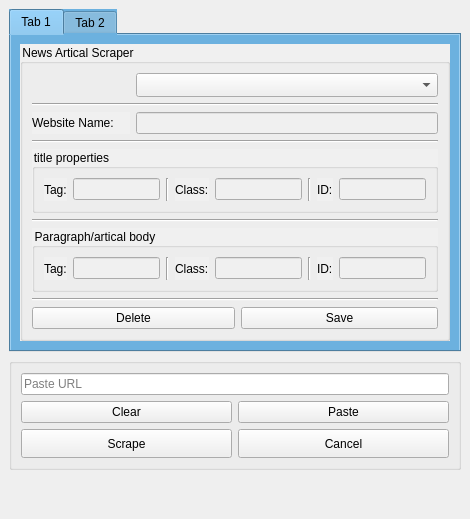
  <widget class="QDockWidget" name="dockWidget_2">
   <property name="maximumSize">
    <size>
     <width>470</width>
     <height>524287</height>
    </size>
   </property>
   <property name="windowTitle">
    <string>Web Scraper by Nms co.</string>
   </property>
   <attribute name="dockWidgetArea">
    <number>2</number>
   </attribute>
   <widget class="QWidget" name="dockWidgetContents_2">
    <property name="maximumSize">
     <size>
      <width>470</width>
      <height>16777215</height>
     </size>
    </property>
    <layout class="QGridLayout" name="gridLayout_8">
     <item row="0" column="0">
      <widget class="QTabWidget" name="tabWidget">
       <property name="styleSheet">
        <string notr="true">background-color: rgb(108, 177, 223);
</string>
       </property>
       <property name="currentIndex">
        <number>0</number>
       </property>
       <widget class="QWidget" name="NewsArticalScraper">
        <attribute name="title">
         <string>Tab 1</string>
        </attribute>
        <layout class="QGridLayout" name="gridLayout_4">
         <item row="0" column="0">
          <widget class="QGroupBox" name="groupBox_7">
           <property name="styleSheet">
            <string notr="true">background-color: rgb(240, 240, 240);
font: 11pt &quot;MS Shell Dlg 2&quot;;</string>
           </property>
           <property name="title">
            <string>News Artical Scraper</string>
           </property>
           <layout class="QGridLayout" name="gridLayout_5">
            <item row="8" column="2" colspan="2">
             <widget class="QPushButton" name="SaveButton">
              <property name="text">
               <string>Save</string>
              </property>
             </widget>
            </item>
            <item row="2" column="0">
             <widget class="QLabel" name="label_2">
              <property name="text">
               <string>Website Name:</string>
              </property>
             </widget>
            </item>
            <item row="0" column="1" colspan="3">
             <widget class="QComboBox" name="ProfileComboBox">
              <property name="minimumSize">
               <size>
                <width>0</width>
                <height>24</height>
               </size>
              </property>
              <property name="styleSheet">
               <string notr="true">font: 12pt &quot;MS Shell Dlg 2&quot;;</string>
              </property>
             </widget>
            </item>
            <item row="2" column="1" colspan="3">
             <widget class="QLineEdit" name="WebURLlineEdit"/>
            </item>
            <item row="6" column="0" colspan="4">
             <widget class="QGroupBox" name="groupBox_11">
              <property name="title">
               <string>Paragraph/artical body</string>
              </property>
              <layout class="QHBoxLayout" name="horizontalLayout_7">
               <item>
                <widget class="QLabel" name="label_4">
                 <property name="text">
                  <string>Tag:</string>
                 </property>
                </widget>
               </item>
               <item>
                <widget class="QLineEdit" name="ParagraphTaglineEdit"/>
               </item>
               <item>
                <widget class="Line" name="line_7">
                 <property name="orientation">
                  <enum>Qt::Vertical</enum>
                 </property>
                </widget>
               </item>
               <item>
                <widget class="QLabel" name="label_6">
                 <property name="text">
                  <string>Class:</string>
                 </property>
                </widget>
               </item>
               <item>
                <widget class="QLineEdit" name="paragraph_class_lineEdit"/>
               </item>
               <item>
                <widget class="Line" name="line_8">
                 <property name="orientation">
                  <enum>Qt::Vertical</enum>
                 </property>
                </widget>
               </item>
               <item>
                <widget class="QLabel" name="label_8">
                 <property name="text">
                  <string>ID:</string>
                 </property>
                </widget>
               </item>
               <item>
                <widget class="QLineEdit" name="PIDlineEdit"/>
               </item>
              </layout>
             </widget>
            </item>
            <item row="7" column="0" colspan="4">
             <widget class="Line" name="line_4">
              <property name="orientation">
               <enum>Qt::Horizontal</enum>
              </property>
             </widget>
            </item>
            <item row="3" column="0" colspan="4">
             <widget class="Line" name="line_2">
              <property name="orientation">
               <enum>Qt::Horizontal</enum>
              </property>
             </widget>
            </item>
            <item row="4" column="0" colspan="4">
             <widget class="QGroupBox" name="groupBox_18">
              <property name="minimumSize">
               <size>
                <width>0</width>
                <height>58</height>
               </size>
              </property>
              <property name="title">
               <string>title properties</string>
              </property>
              <layout class="QHBoxLayout" name="horizontalLayout_12">
               <item>
                <widget class="QLabel" name="label_5">
                 <property name="text">
                  <string>Tag:</string>
                 </property>
                </widget>
               </item>
               <item>
                <widget class="QLineEdit" name="TitleTaglineEdit">
                 <property name="minimumSize">
                  <size>
                   <width>0</width>
                   <height>22</height>
                  </size>
                 </property>
                </widget>
               </item>
               <item>
                <widget class="Line" name="line_5">
                 <property name="orientation">
                  <enum>Qt::Vertical</enum>
                 </property>
                </widget>
               </item>
               <item>
                <widget class="QLabel" name="label_7">
                 <property name="text">
                  <string>Class:</string>
                 </property>
                </widget>
               </item>
               <item>
                <widget class="QLineEdit" name="Title_classlineEdit">
                 <property name="minimumSize">
                  <size>
                   <width>0</width>
                   <height>22</height>
                  </size>
                 </property>
                </widget>
               </item>
               <item>
                <widget class="Line" name="line_6">
                 <property name="orientation">
                  <enum>Qt::Vertical</enum>
                 </property>
                </widget>
               </item>
               <item>
                <widget class="QLabel" name="label_9">
                 <property name="text">
                  <string>ID:</string>
                 </property>
                </widget>
               </item>
               <item>
                <widget class="QLineEdit" name="IDlineEdit">
                 <property name="minimumSize">
                  <size>
                   <width>0</width>
                   <height>22</height>
                  </size>
                 </property>
                </widget>
               </item>
              </layout>
             </widget>
            </item>
            <item row="1" column="0" colspan="4">
             <widget class="Line" name="line">
              <property name="orientation">
               <enum>Qt::Horizontal</enum>
              </property>
             </widget>
            </item>
            <item row="5" column="0" colspan="4">
             <widget class="Line" name="line_3">
              <property name="orientation">
               <enum>Qt::Horizontal</enum>
              </property>
             </widget>
            </item>
            <item row="8" column="0" colspan="2">
             <widget class="QPushButton" name="DeletePushButton">
              <property name="text">
               <string>Delete</string>
              </property>
             </widget>
            </item>
           </layout>
          </widget>
         </item>
        </layout>
       </widget>
       <widget class="QWidget" name="tab_2">
        <attribute name="title">
         <string>Tab 2</string>
        </attribute>
       </widget>
      </widget>
     </item>
     <item row="1" column="0">
      <widget class="QGroupBox" name="groupBox_19">
       <property name="title">
        <string/>
       </property>
       <layout class="QGridLayout" name="gridLayout_6">
        <item row="1" column="1">
         <widget class="QPushButton" name="PastePushButton">
          <property name="text">
           <string>Paste</string>
          </property>
         </widget>
        </item>
        <item row="0" column="0" colspan="2">
         <widget class="QLineEdit" name="URLlineEdit">
          <property name="text">
           <string/>
          </property>
          <property name="placeholderText">
           <string>Paste URL</string>
          </property>
         </widget>
        </item>
        <item row="1" column="0">
         <widget class="QPushButton" name="ClearButton">
          <property name="text">
           <string>Clear</string>
          </property>
         </widget>
        </item>
        <item row="2" column="1">
         <widget class="QPushButton" name="CancelScrapePushButton">
          <property name="minimumSize">
           <size>
            <width>0</width>
            <height>29</height>
           </size>
          </property>
          <property name="styleSheet">
           <string notr="true">QPushButton{
 padding-top:2px;
	font: 12pt &quot;MS Shell Dlg 2l&quot;;
 color: white;
background-color:qlineargradient(spread:pad, x1:1, y1:0, x2:1, y2:1, stop:0 rgba(0, 244, 255, 255), stop:1 rgba(3, 115, 255, 255));

border:1px solid rgb(253, 254, 254);

border-radius:5px;
}
QPushButton:hover{
color: qlineargradient(spread:pad, x1:0, y1:0, x2:1, y2:1, stop:0 rgba(63, 63, 63, 255), stop:1 rgba(33, 33, 33, 255));
 background-color: qlineargradient(spread:pad, x1:0.505636, y1:0.221, x2:0.431818, y2:1, stop:0 rgba(89, 255, 255, 255), stop:1 rgba(60, 138, 255, 255));

}

QPushButton:pressed{
background-color: qlineargradient(spread:pad, x1:0.767, y1:1, x2:1, y2:0, stop:0 rgba(0, 244, 255, 255), stop:1 rgba(3, 115, 255, 255));\n&quot;

}</string>
          </property>
          <property name="text">
           <string>Cancel</string>
          </property>
         </widget>
        </item>
        <item row="2" column="0">
         <widget class="QPushButton" name="ScrapePushButton">
          <property name="minimumSize">
           <size>
            <width>0</width>
            <height>29</height>
           </size>
          </property>
          <property name="styleSheet">
           <string notr="true">QPushButton{
 padding-top:2px;
	font: 12pt &quot;MS Shell Dlg 2l&quot;;
 color: white;
background-color:qlineargradient(spread:pad, x1:1, y1:0, x2:1, y2:1, stop:0 rgba(0, 244, 255, 255), stop:1 rgba(3, 115, 255, 255));

border:1px solid rgb(253, 254, 254);

border-radius:5px;
}
QPushButton:hover{
color: qlineargradient(spread:pad, x1:0, y1:0, x2:1, y2:1, stop:0 rgba(63, 63, 63, 255), stop:1 rgba(33, 33, 33, 255));
 background-color: qlineargradient(spread:pad, x1:0.505636, y1:0.221, x2:0.431818, y2:1, stop:0 rgba(89, 255, 255, 255), stop:1 rgba(60, 138, 255, 255));

}

QPushButton:pressed{
background-color: qlineargradient(spread:pad, x1:0.767, y1:1, x2:1, y2:0, stop:0 rgba(0, 244, 255, 255), stop:1 rgba(3, 115, 255, 255));\n&quot;

}</string>
          </property>
          <property name="text">
           <string>Scrape</string>
          </property>
         </widget>
        </item>
       </layout>
      </widget>
     </item>
     <item row="2" column="0">
      <spacer name="verticalSpacer">
       <property name="orientation">
        <enum>Qt::Vertical</enum>
       </property>
       <property name="sizeHint" stdset="0">
        <size>
         <width>20</width>
         <height>40</height>
        </size>
       </property>
      </spacer>
     </item>
    </layout>
   </widget>
  </widget>
